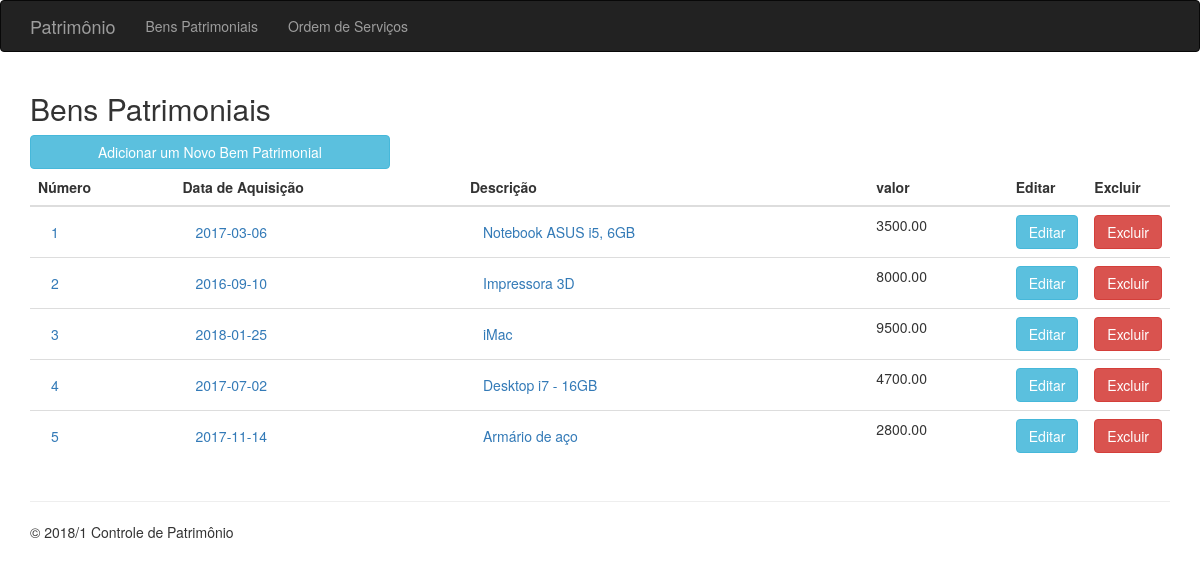
Page /benspatrimoniais.php on the committed database.
### tables this page shows
CREATE TABLE `bempatrimonial` (
  `numero` int(11) NOT NULL,
  `data_aquisicao` date NOT NULL,
  `descricao` varchar(250) NOT NULL,
  `valor_compra` decimal(12,2) NOT NULL,
  `departamento` varchar(30) NOT NULL,
  `sala` int(4) NOT NULL
);

### classes/BemPatrimonial.php (called while the page is built, shortened)
<?php
class BemPatrimonial{
	public function listar($ordem=""){
		$sql = "SELECT * FROM bempatrimonial " . $ordem;
		$con = Conexao::obterConexao();
		$resultado = $con->query($sql);
		$lista = $resultado->fetchAll();
		return $lista;
	}
}
?>

### benspatrimoniais.php (the view)
<?php require_once 'classes/BemPatrimonial.php'; ?>
<?php
    $bem = new BemPatrimonial();
    $lista = $bem->listar();
?>
<?php require_once 'cabecalho.php' ?>
<div class="row">
    <div class="col-md-12">
        <h2>Bens Patrimoniais</h2>
    </div>
</div>
<div class="row">
    <div class="col-md-4">
        <a href="benspatrimoniais-inserir.php" class="btn btn-info btn-block">Adicionar um Novo Bem Patrimonial</a>
    </div>
</div>
<div class="row">
    <div class="col-md-12">
        <table class="table">
            <thead>
                <tr>
                    <th>Número</th>
                    <th>Data de Aquisição</th>
                    <th>Descrição</th>
                    <th>valor</th>
                    <th class="acao">Editar</th>
                    <th class="acao">Excluir</th>
                </tr>
            </thead>
            <tbody>
                <?php foreach ($lista as $linha): ?>
                    <tr>
                        <td><a href="benspatrimoniais-detalhe.php?num=<?=$linha['numero']?>" class="btn btn-link"><?php echo $linha['numero'] ?></a></td>
                        <td><a href="benspatrimoniais-detalhe.php?num=<?=$linha['numero']?>" class="btn btn-link"><?php echo $linha['data_aquisicao'] ?></a></td>
                        <td><a href="benspatrimoniais-detalhe.php?num=<?=$linha['numero']?>" class="btn btn-link"><?php echo $linha['descricao'] ?></a></td>
                        <td><?php echo $linha['valor_compra'] ?></td>
                        <td><a href="benspatrimoniais-editar.php?num=<?php echo $linha['numero'] ?>" class="btn btn-info">Editar</a></td>
                        <td><a href="benspatrimoniais-excluir-post.php?num=<?php echo $linha['numero'] ?>" class="btn btn-danger">Excluir</a></td>
                    </tr>
                <?php endforeach ?>
            </tbody>
        </table>
    </div>
</div>
<?php require_once 'rodape.php' ?>

### assets/css/app.css (style rules this page uses)
.table th+.acao { width: 50px; }

### rows in the picture
bempatrimonial: numero "1", data_aquisicao "2017-03-06", descricao "Notebook ASUS i5, 6GB", valor_compra "3500.00"
bempatrimonial: numero "2", data_aquisicao "2016-09-10", descricao "Impressora 3D", valor_compra "8000.00"
bempatrimonial: numero "3", data_aquisicao "2018-01-25", descricao "iMac", valor_compra "9500.00"
bempatrimonial: numero "4", data_aquisicao "2017-07-02", descricao "Desktop i7 - 16GB", valor_compra "4700.00"
bempatrimonial: numero "5", data_aquisicao "2017-11-14", descricao "Armário de aço", valor_compra "2800.00"
